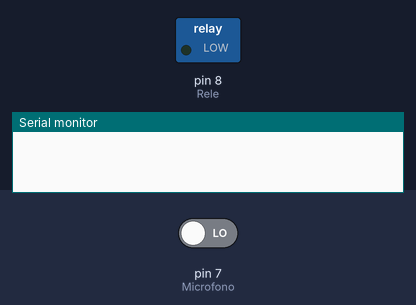
A sketch run on a simulated Arduino Uno, built with avr-gcc and run on an emulated ATmega328P. Shown: switched loads named in the sketch (green lamp = pin HIGH), the last lines printed to the serial monitor. Dashed ring = blinking. The inputs (shaded band) are chosen by the test bench; at power-on: pin 7 (Microfono) LOW.

Above: at 1.2 s.
1.3 s: pin 7 (Microfono) driven HIGH
At 1.6 s:
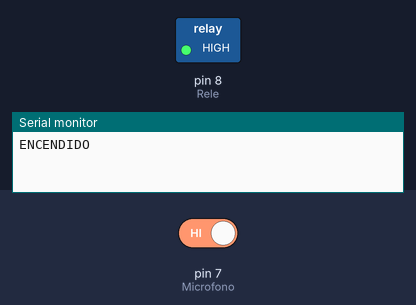
4.3 s: pin 7 (Microfono) driven LOW
At 4.8 s:
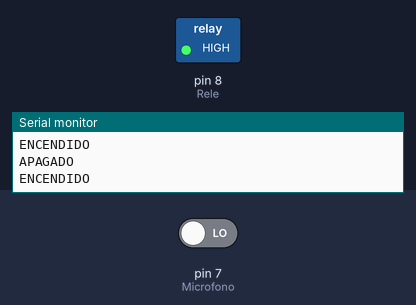
Timing chart, 0 to 7.3 s (numbered marks = the images above; inputs shaded):
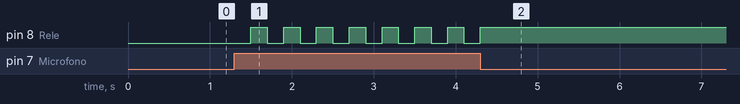

Measured:
- after the input at 1.3 s, pin 8 (Rele): alternates HIGH for 0.20 s and LOW for 0.20 s, starting after 0.20 s
- after the input at 4.3 s, pin 8 (Rele): goes on until 4.3 s, then stays HIGH

The sketch:

LOW_ADN_HIGH_light_bulb.ino
```cpp
int Microfono=7; //MICROFONO EN PIN 7
int lecturaMicrofono=0; //GUARDAMOS LA LECTURA DEL MICROFONO PIN 8
int Rele=8; //RELE EN pin 8
int a=0; //BANDERA QUE CONTARA EL NUMERO DE APLAUSOS
int b=0; //BANDERA PARA SALIR DE BUCLE

void setup(){ //CONFIGURACIONES GENERALES
  Serial.begin(9600); // COMUNICACION SERIAL
  pinMode(Microfono, INPUT); // MICROFONO COMO ENTRADA DE SEÑAL
  pinMode (Rele,OUTPUT); //RELE COMO SALIDA DE SEÑAL
}

void loop(){ //PROGRAMA A EJECUTAR
  lecturaMicrofono=digitalRead (Microfono); //LEEMOS EL ESTADO QUE TIENE EL MICROFONO

  if (lecturaMicrofono==HIGH){ //SI TENEMOS UN APLAUSO?
    a=a+1;  // A=0+1=1 TENEMOS UN APLAUSO Y SEGUIRA AUMENTANDO CON CADA APLUSO
    b=0;    //B=0 BANDERA PARA ENTRAR A BUCLES
    delay(200);
  }
  if(a==1 && b==0){ // SI TENEMOS 1 APLAUSO Y B=0 ENTONCES ENCENDEMOS EL FOCO
    Serial.println("ENCENDIDO");
    digitalWrite(Rele,HIGH);      //ENCENDEMOS FOCO
    b=1;                         //B=1 PARA SALIR DE BUCLE Y PODER CAMBIAR
  }

  if (a==2){       //SI TENEMOS 2 APALUSOS?
    Serial.println ("APAGADO"); //APAGAMOS
    digitalWrite(Rele,LOW);
    a=0;                       //REGRESAMOS EL CONTADOR A 0
   }
}
```

vibration_sensor.ino
```cpp

```
